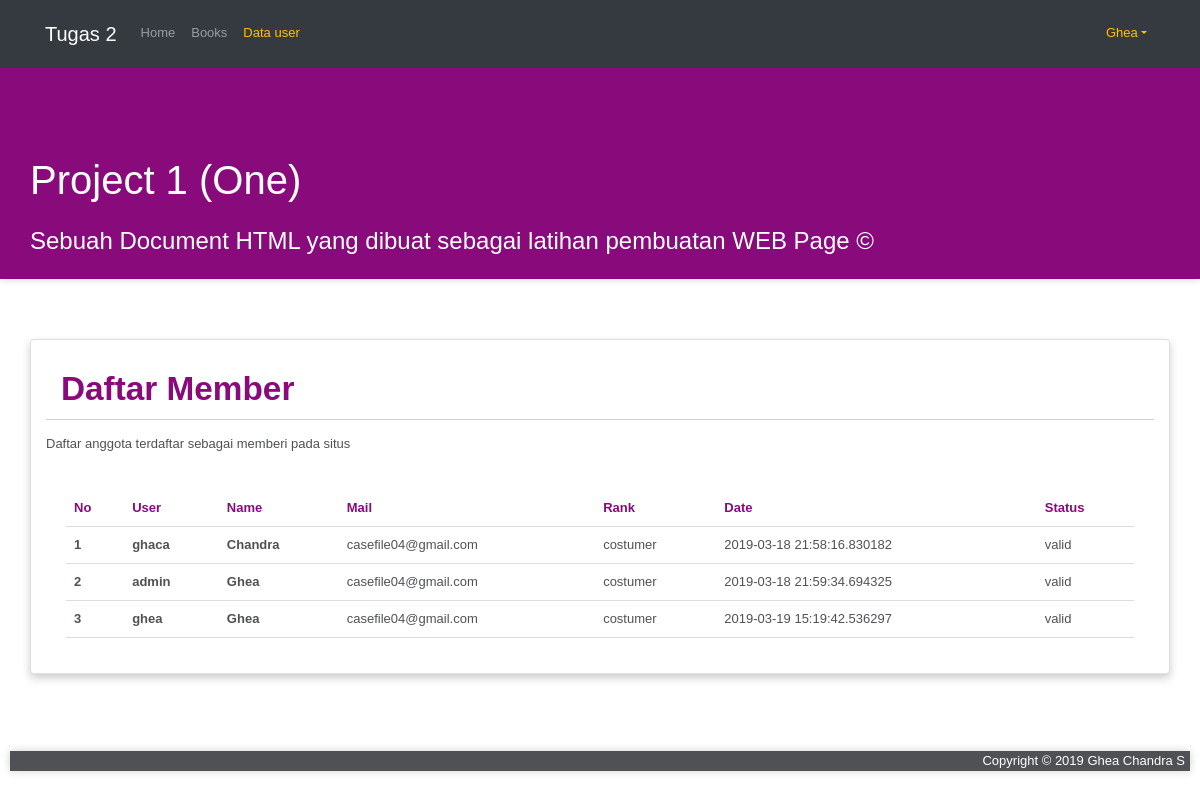
Page /user (signed in) on the committed database.
### models.py (models this page shows, shortened)
class User(Base):
    __tablename__ = 'users'
    id = Column(Integer, primary_key=True)
    user = Column(String(50))
    name = Column(String(128))
    mail = Column(String(128))
    password = Column(String(128))
    rank = Column(String(50))
    date = Column(DateTime, default=datetime.utcnow)
    stat = Column(String(120))

### application.py (the view)
@app.route('/user')
@login_required
def user():
    html_file='user'
    part={}
    page_data = Data_control()
    page_data.add('page_active', html_file)
    page_data.add('page_title', 'PJ1 | '+(html_file.title()))
    page_data.add('title', title)
    data_user = db_User.query.all()
    part["register"]    = False
    part["user_list"]   = True
    page_data.add('data_user', data_user)
    page_data.add('user_active', user)
    log_st='logged_in' if session.get('logged_in') == True else 'logged_out'
    HTML = render_template(html_file+'.html', title = title,  part=part, data = page_data.all())
    return f"{HTML}"

### application.py (called while the page is built)
@login_manager.user_loader
def load_user(user_id):
    return User(user_id)

@app.teardown_appcontext
def shutdown_session(exception=None):
    db_session.remove()

### control_center.py (called while the page is built)
    def add(self, name, content):
        self.data[name] = content

    def all(self):
        return self.data

### templates/user.html
{% extends 'register.html' %}
	{% block content_title %}Daftar Member{% endblock %}
	{% block content_Description %}Daftar anggota terdaftar sebagai memberi pada situs{% endblock %}

### templates/register.html (shortened to what this page needs)
{% extends 'base.html' %}
{% block content %}
  {% block list %}
    {% if part['user_list'] %}
      <div class="profile">
          <div class="container card">
              <div class="row">
                  <div class="col-lg-12">
                      <div class="profile_content">
                          <h2>{% block content_title %}Data Partisipan{% endblock %}</h2>
                          <p>{% block content_Description %}Berikut adalah data partisipan perkuliahan pemrograman web{% endblock %}</p>
                      </div>
                      <div class="data-tabel">
                          <table>
                              <thead>
                                  <tr>
                                      <td>No</td>
                                      <td>User</td>
                                      <td>Name</td>
                                      <td>Mail</td>
                                      <td>Rank</td>
                                      <td>Date</td>
                                      <td>Status</td>
                                  </tr>
                              </thead>
                              <tbody>
                                {% for user in data['data_user'] %}
                                    <tr {% if data["user_active"]==user.user %}style="background-color:red;color:white;"{% endif %}>
                                        <th scope="row">{{ user.id }}</th>
                                        <th>{{ user.user }}</th>
                                        <th>{{ user.name }}</th>
                                        <td> {{ user.mail }} </td>
                                        <td> {{ user.rank }} </td>
                                        <td> {{ user.date }} </td>
                                        <td> {{ user.stat }} </td>
                                    </tr>
                                {% endfor %}
                              </tbody>
                          </table>
                      </div>
                  </div>
              </div>
          </div>
      </div>
    {% endif %}
  {% endblock %}
{% endblock %}

### static/style.css (style rules this page uses)
body { background-color: #fff; font: 13px / 20px normal Helvetica, Arial, sans-serif; color: #4F5155; }
#begin h1, #begin h2, #begin h3, #container h1, #container h2, #container h3, .container h1, .container h2, .container h3 { padding: 14px 15px 10px 15px; }
#begin h1, #begin h2, #container h1, #container h2, .container h1, .container h2 { background-color: transparent; border-bottom: 1px solid #D0D0D0; font-size: 25pt; font-weight: bold; margin: 0 0 14px 0; }
#begin h1, #begin h2, #begin h3, #begin h4, #begin h5, #container h1, #container h2, #container h3, #container h4, #container h5, .container h1, .container h2, .container h3, .container h4, .container h5 { color: #880a7b; }
.box, .card { padding: 15px; max-width: 95%; }
.card { box-shadow: 0 4px 8px 0 rgba(0, 0, 0, 0.2); transition: 0.3s; }
.profile { padding-top: 45pt; padding-bottom: 50pt; }
.profile_content h2 { color: #880a7b; }
table { border-collapse: collapse; width: 100%; }
th, td { padding: 8px; text-align: left; border-bottom: 1px solid #ddd; }
.data-tabel { padding: 20px; }
thead { color: #880a7b; font-weight: bold; }

### rows in the picture
User: id "1", user "ghaca", name "Chandra", mail "casefile04@gmail.com", rank "costumer", date "2019-03-18 21:58:16.830182", stat "valid"
User: id "2", user "admin", name "Ghea", mail "casefile04@gmail.com", rank "costumer", date "2019-03-18 21:59:34.694325", stat "valid"
User: id "3", user "ghea", name "Ghea", mail "casefile04@gmail.com", rank "costumer", date "2019-03-19 15:19:42.536297", stat "valid"

### other values in the picture
{{ session['name'] }} "Ghea"
{{ data['title'] }} "Project 1 (One)"
